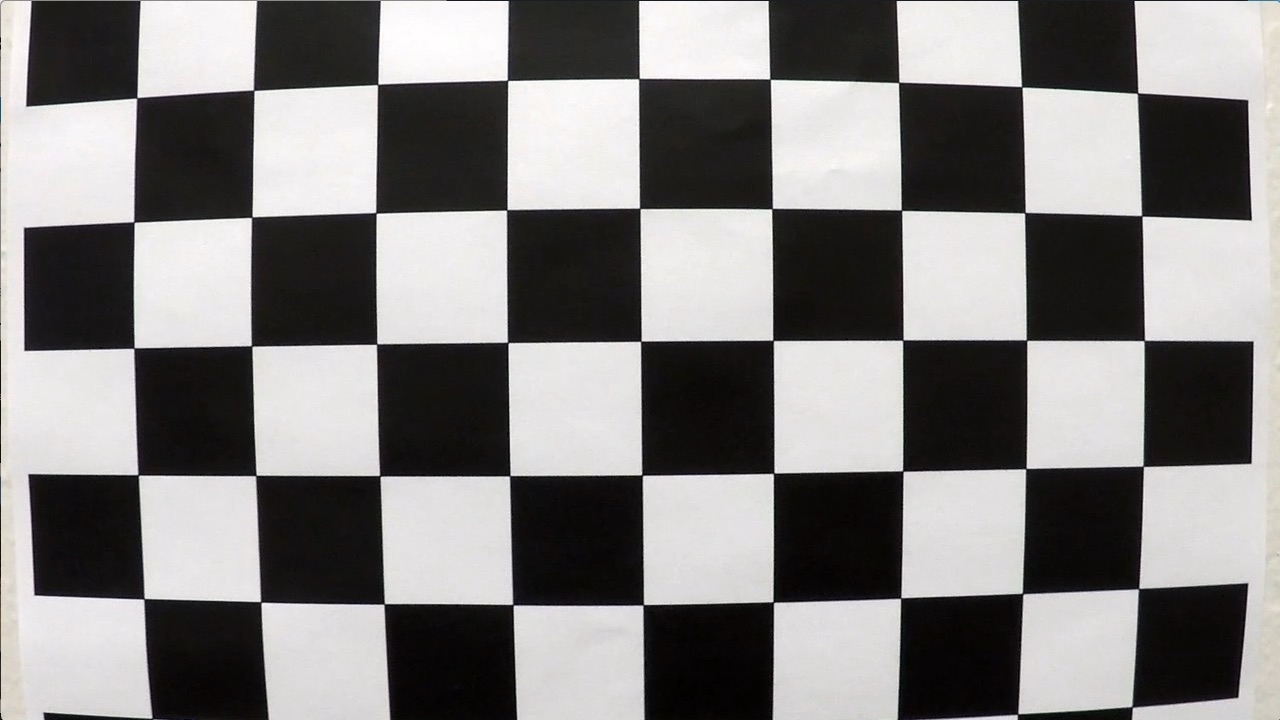
#> input picture camera_cal/calibration1.jpg, 1280 x 720 px; its folder holds only this picture in this run
$ python -i Lane_finder.py   (imports and definitions only)   (older library calls are emulated)
#> lines starting #> are read from the running program, lines starting #| are printed output that depends on the picture; after the words box and inside, x2 and y2 are one past the last pixel; in counts of white or black regions, pixels touching at a corner belong together
import numpy as np
import cv2
from collections import deque
from camera_calibration import CameraCalibrator


class Line():
    """class to receive the characteristics of each line detection"""
    def __init__(self, frames_to_keep=5):
        self.recent_nx = deque([], frames_to_keep)
        self.recent_nfits = deque([], frames_to_keep)
        self.recent_curvrad = deque([], frames_to_keep)
        self.recent_x_pos = deque([], frames_to_keep)
        self.last_found = False

    def found_fits(self):
        return [f for f in self.recent_nfits if f is not None]

    # [63 lines left out: functions best_fit, best_x, line_valid, append_fit, curvature_radius, current_curvature_radius and 1 more, not called in this run]


class LaneFinder():
    """Finds laneline inside car camera images"""
    def __init__(self):
        self.width = 1280
        self.height = 720
        self.left_lines = Line()
        self.right_lines = Line()
        self.s_magnitude_thresh = (175, 255)
        self.sobel_kernel = 7
        self.m_thresh = (14, 255)
        self.d_thresh = (0.0, 0.73)
        self.camera_calibrator = CameraCalibrator()

    def undistort(self, img):
        """Undistort image using camera matrix"""
        return self.camera_calibrator.undistort_image(img)

    def s_magnitude(self, img):
        """Returns magnitude thresholded binary image of
        the S channel in HLS color space
        """
        thresh = self.s_magnitude_thresh
        hls = cv2.cvtColor(img, cv2.COLOR_BGR2HLS)
        s_channel = hls[:, :, 2]
        magnitude_binary = np.zeros_like(s_channel)
        magnitude_binary[
            (s_channel >= thresh[0]) & (s_channel <= thresh[1])] = 1
        return magnitude_binary

    def l_direction(self, img):
        """ Apply sobel filter on L(HLS) channel and threshold,
        filter pixels direction inside self.d_thresh and
        filter pixels magnitude inside self.m_thresh
        """
        sobel_kernel = self.sobel_kernel
        m_thresh = self.m_thresh
        d_thresh = self.d_thresh

        hls = cv2.cvtColor(img, cv2.COLOR_BGR2HLS)
        l_channel = hls[:, :, 1]
        sobelx = cv2.Sobel(l_channel, cv2.CV_64F, 1, 0, ksize=sobel_kernel)
        sobely = cv2.Sobel(l_channel, cv2.CV_64F, 0, 1, ksize=sobel_kernel)

        magnitude = np.sqrt(np.square(sobelx)+np.square(sobely))
        scaled = np.uint8(255*magnitude/np.max(magnitude))
        abs_sobelx = np.absolute(sobelx)
        abs_sobely = np.absolute(sobely)
        direction = np.arctan2(abs_sobely, abs_sobelx)
        binary_output = np.zeros_like(direction)
        binary_output[
            (direction >= d_thresh[0]) &
            (direction <= d_thresh[1]) &
            (scaled >= m_thresh[0]) &
            (scaled <= m_thresh[1])] = 1
        return binary_output

    def combined_thresholding(self, img):
        """Returns the combined result of all thresholdings"""
        s_mag = self.s_magnitude(img)
        l_dir = self.l_direction(img)
        combined_binary = np.zeros_like(img[:, :, 1])
        combined_binary[(s_mag == 1) | (l_dir == 1)] = 1
        return combined_binary

    # [206 lines left out: functions get_perspective_transform_matrix, perspective_transform, histogram_find_lines, convolution_find_lines, find_lines, not called in this run]

>>> import cv2
>>> picture = cv2.imread('camera_cal/calibration1.jpg')
#> picture is the input picture: shape (720, 1280, 3); mean B, G, R 127.8, 128.4, 130.1
>>> result = LaneFinder().combined_thresholding(picture)
#> in combined_thresholding, `s_mag = self.s_magnitude(img)`:
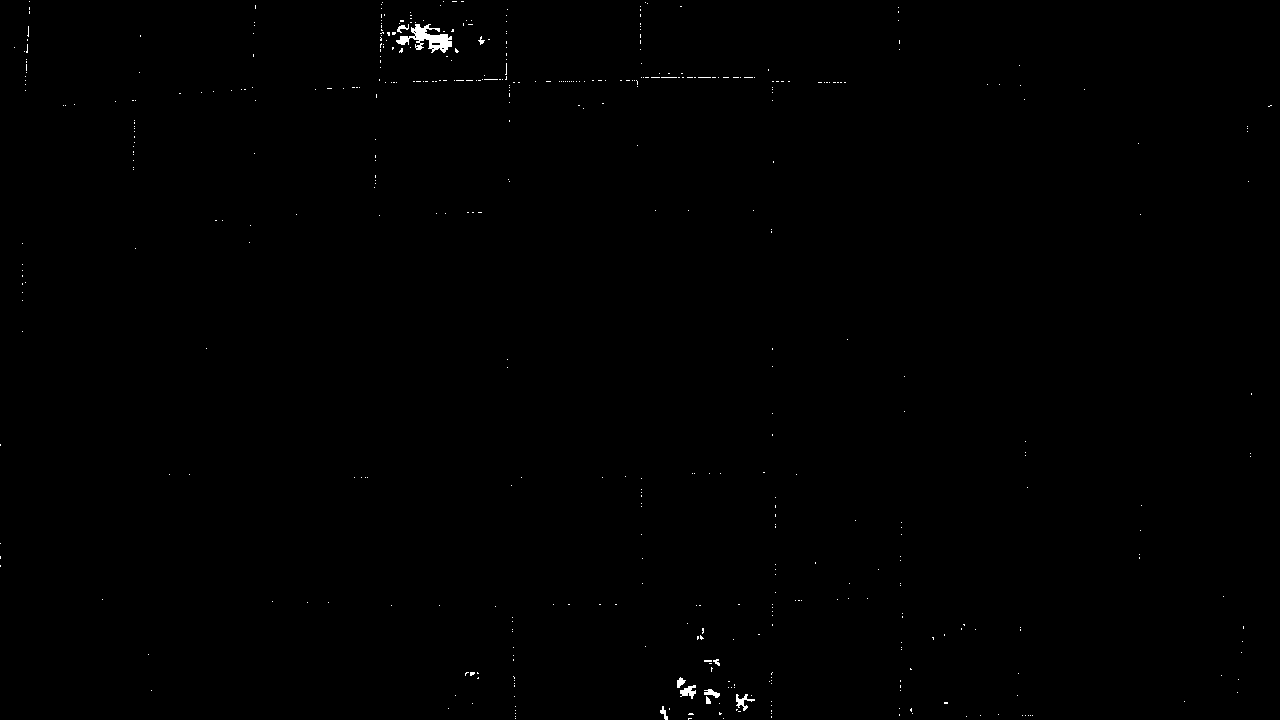
#> s_mag: shape (720, 1280); values 0 (black) and 1 (white), 0.24% white; 481 white regions (471 under 20 px), largest, box (x1, y1, x2, y2) and area: (396, 24, 452, 53) 703, (680, 685, 696, 699) 124, (736, 694, 755, 711) 120
#> in l_direction, `sobely = cv2.Sobel(l_channel, cv2.CV_64F, 0, 1, ksize=sobel_kernel)`:
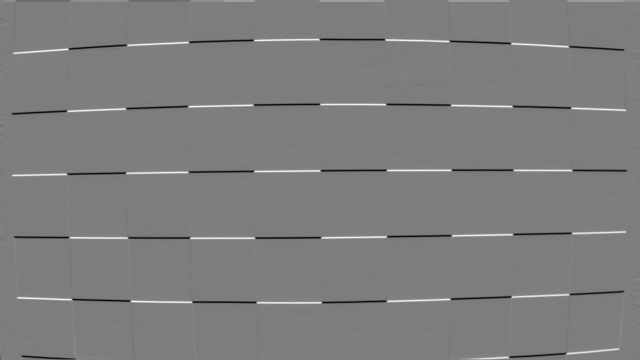
#> sobely: shape (720, 1280) float64 (shown at 1/2 size); min -135571, max 139461, mean -17.7; drawn with min black and max white
#> in l_direction, `direction = np.arctan2(abs_sobely, abs_sobelx)`:
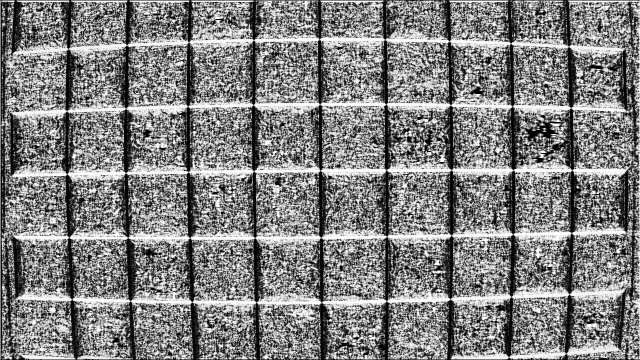
#> direction: shape (720, 1280) float64 (shown at 1/2 size); min 0, max 1.57, mean 0.8; drawn with min black and max white
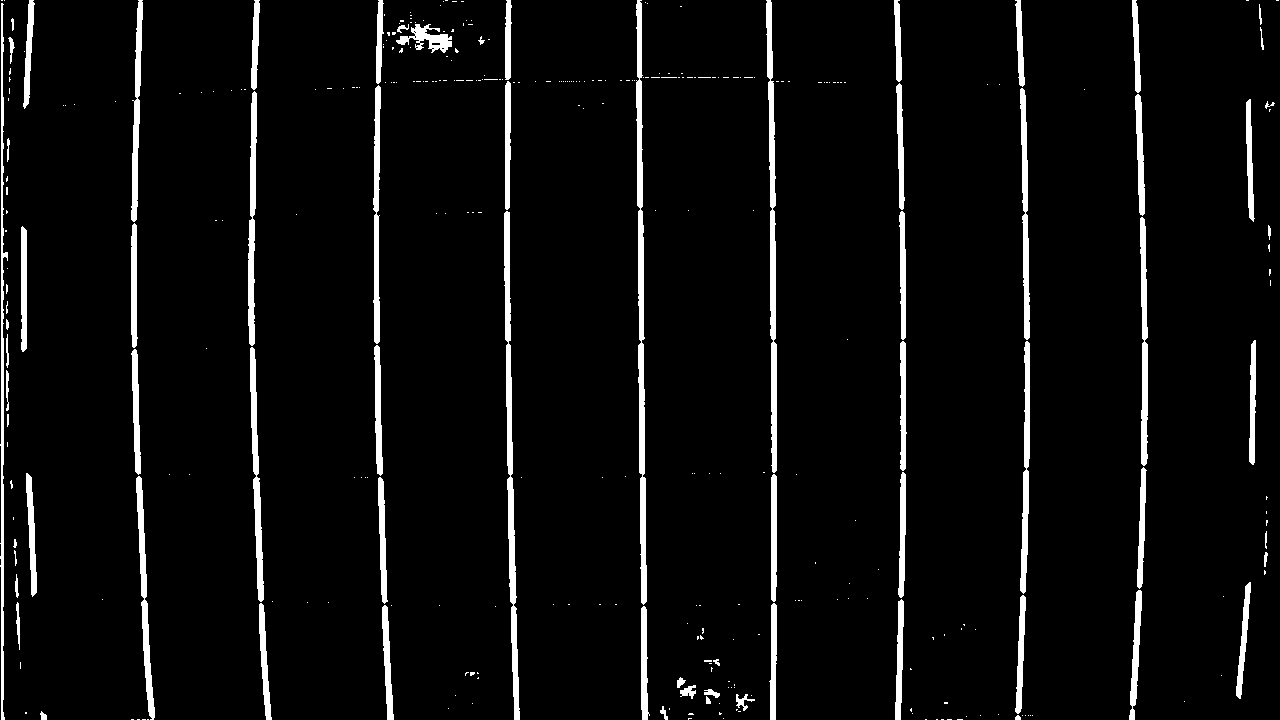
#> result: shape (720, 1280); values 0 (black) and 1 (white), 4.9% white; 343 white regions (271 under 20 px), largest, box (x1, y1, x2, y2) and area: (636, 0, 647, 605) 3351, (504, 211, 520, 720) 2895, (766, 0, 777, 473) 2632

$ run again, on camera_cal/calibration11.jpg
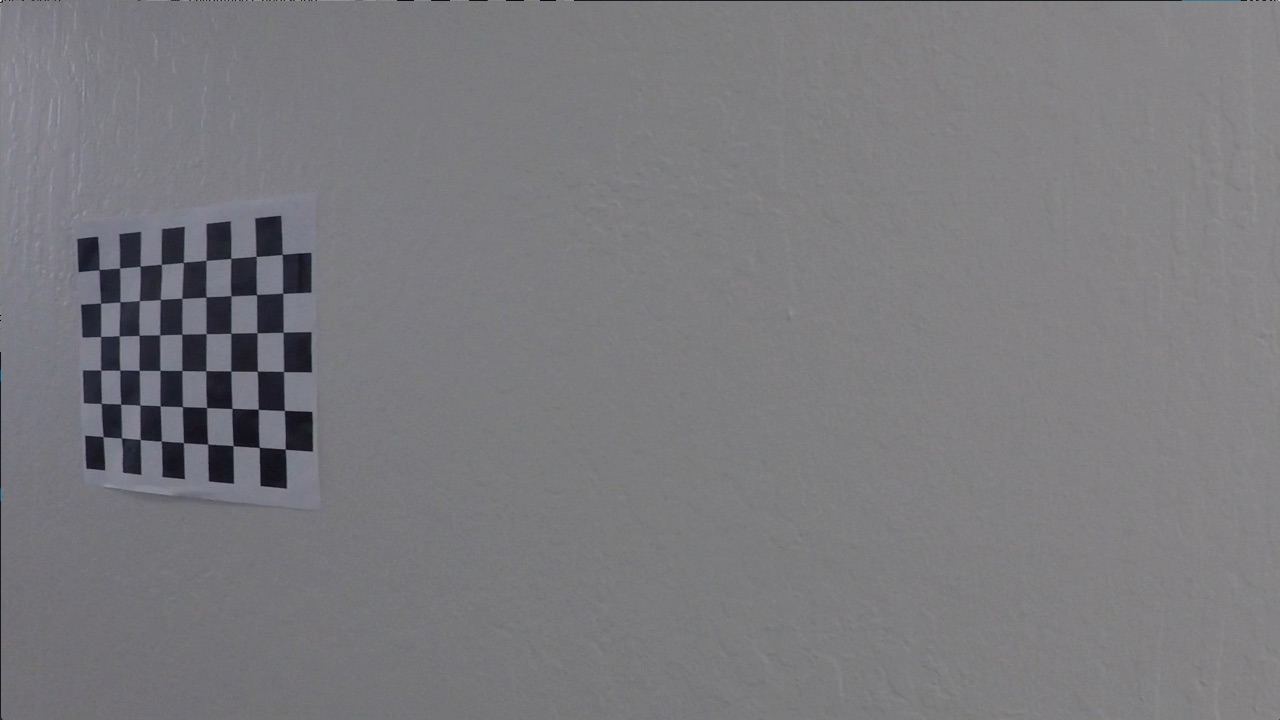
#> input picture camera_cal/calibration11.jpg, 1280 x 720 px
#> picture is the input picture: shape (720, 1280, 3); mean B, G, R 125.2, 121.7, 122.2
#> hls: shape (720, 1280, 3); mean of channels 0, 1, 2 112.2, 123.6, 4.8
#> in combined_thresholding, `s_mag = self.s_magnitude(img)`:
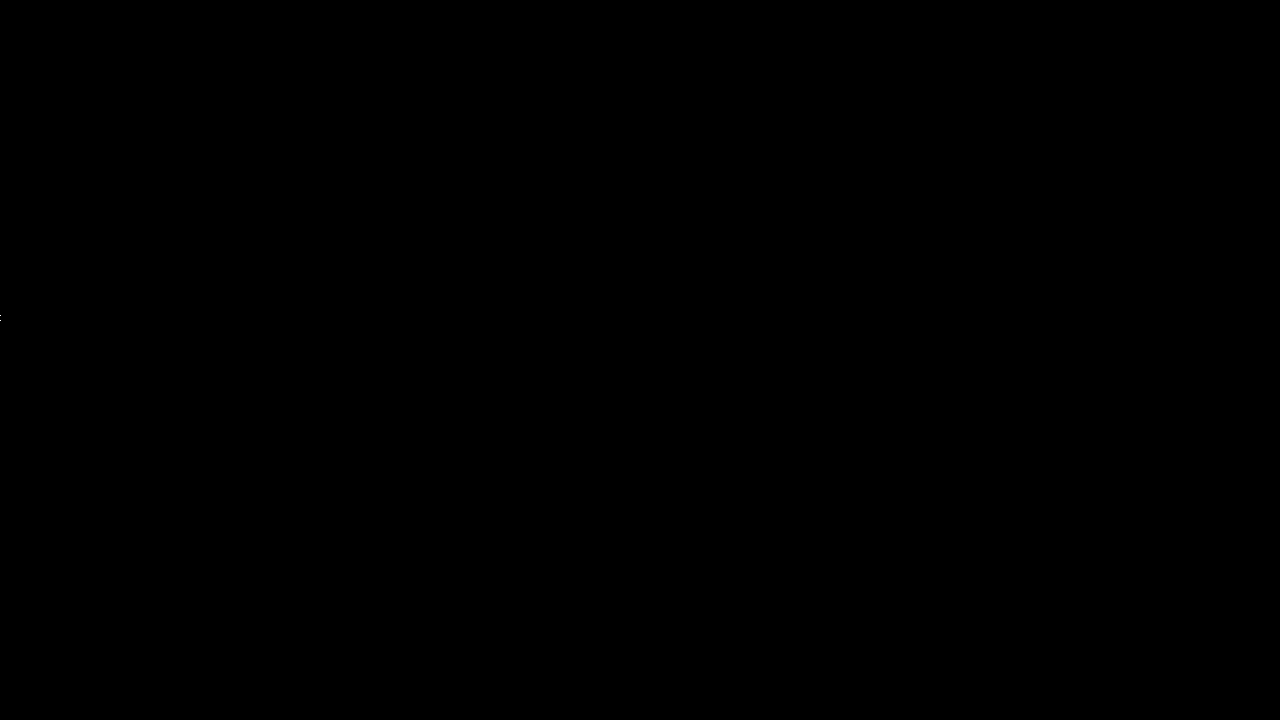
#> s_mag: shape (720, 1280); values 0 (black) and 1 (white), 0% white in thin lines or dots, all inside (x1, y1, x2, y2) = (0, 315, 1, 321)
#> in combined_thresholding, `l_dir = self.l_direction(img)`:
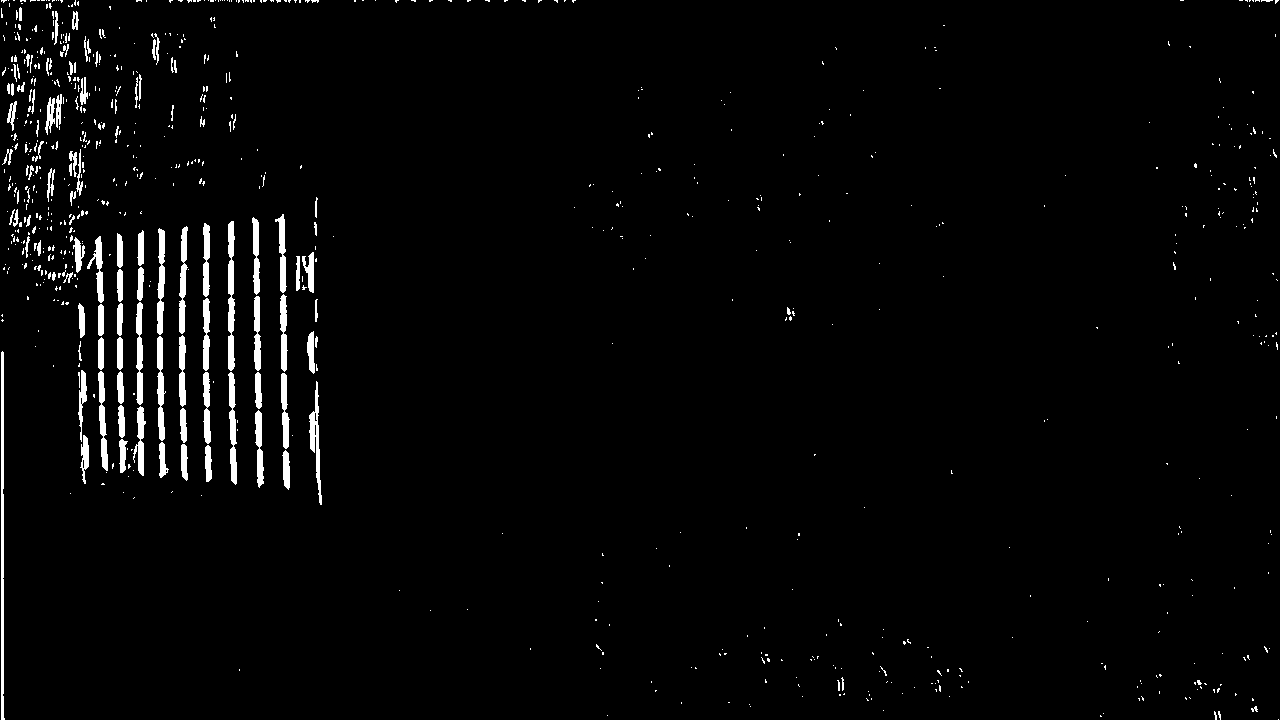
#> l_dir: shape (720, 1280) float64; values 0 (black) and 1 (white), 2.4% white; 823 white regions (711 under 20 px), largest, box (x1, y1, x2, y2) and area: (1, 351, 5, 720) 1099, (228, 221, 235, 371) 837, (228, 372, 237, 485) 621
